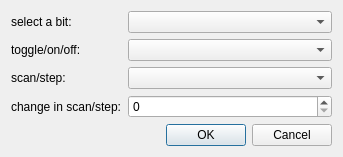
<?xml version="1.0" encoding="UTF-8"?>
<ui version="4.0">
 <class>EditOutbit</class>
 <widget class="QDialog" name="EditOutbit">
  <property name="geometry">
   <rect>
    <x>0</x>
    <y>0</y>
    <width>343</width>
    <height>153</height>
   </rect>
  </property>
  <property name="windowTitle">
   <string>outbit single cmd</string>
  </property>
  <property name="locale">
   <locale language="English" country="UnitedStates"/>
  </property>
  <layout class="QVBoxLayout" name="verticalLayout">
   <item>
    <layout class="QFormLayout" name="formLayout">
     <item row="0" column="1">
      <widget class="QComboBox" name="comboBox_bit_sel"/>
     </item>
     <item row="0" column="0">
      <widget class="QLabel" name="label">
       <property name="text">
        <string>select a bit:</string>
       </property>
      </widget>
     </item>
     <item row="1" column="1">
      <widget class="QComboBox" name="comboBox_toggle_on_off"/>
     </item>
     <item row="1" column="0">
      <widget class="QLabel" name="label_3">
       <property name="text">
        <string>toggle/on/off:</string>
       </property>
      </widget>
     </item>
     <item row="2" column="0">
      <widget class="QLabel" name="label_2">
       <property name="text">
        <string>scan/step:</string>
       </property>
      </widget>
     </item>
     <item row="2" column="1">
      <widget class="QComboBox" name="comboBox_scan_step"/>
     </item>
     <item row="3" column="1">
      <widget class="QSpinBox" name="spinBox_scan_step_num">
       <property name="maximum">
        <number>99999999</number>
       </property>
      </widget>
     </item>
     <item row="3" column="0">
      <widget class="QLabel" name="label_4">
       <property name="text">
        <string>change in scan/step:</string>
       </property>
      </widget>
     </item>
    </layout>
   </item>
   <item>
    <widget class="QDialogButtonBox" name="buttonBox">
     <property name="orientation">
      <enum>Qt::Horizontal</enum>
     </property>
     <property name="standardButtons">
      <set>QDialogButtonBox::Cancel|QDialogButtonBox::Ok</set>
     </property>
    </widget>
   </item>
  </layout>
 </widget>
 <resources/>
 <connections>
  <connection>
   <sender>buttonBox</sender>
   <signal>accepted()</signal>
   <receiver>EditOutbit</receiver>
   <slot>accept()</slot>
   <hints>
    <hint type="sourcelabel">
     <x>248</x>
     <y>254</y>
    </hint>
    <hint type="destinationlabel">
     <x>157</x>
     <y>274</y>
    </hint>
   </hints>
  </connection>
  <connection>
   <sender>buttonBox</sender>
   <signal>rejected()</signal>
   <receiver>EditOutbit</receiver>
   <slot>reject()</slot>
   <hints>
    <hint type="sourcelabel">
     <x>316</x>
     <y>260</y>
    </hint>
    <hint type="destinationlabel">
     <x>286</x>
     <y>274</y>
    </hint>
   </hints>
  </connection>
 </connections>
</ui>
